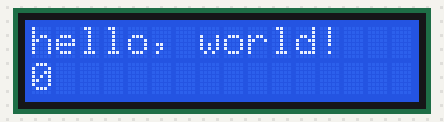
A sketch run on a simulated Arduino Uno, built with avr-gcc and run on an emulated ATmega328P. Parts: 16×2 character LCD.

Above: at 0.1 s.
At 4.1 s:
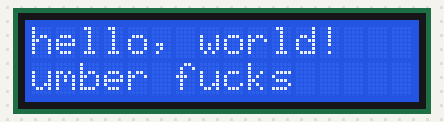
At 9.1 s:
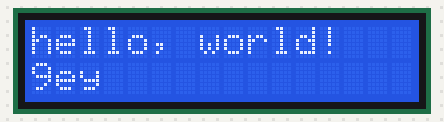
At 19.1 s:
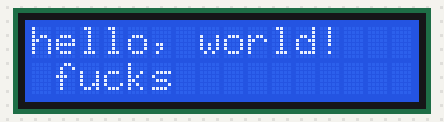
At 28.1 s:
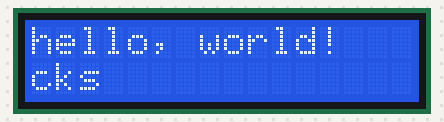
At 38.2 s:
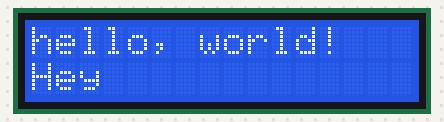

Measured:
- what the display in image 1 shows lasts 1.0 s, from 4.1 s to 5.1 s

The sketch:

LCD_display_ex_8.ino
```cpp
#include <LiquidCrystal.h>

LiquidCrystal lcd(12, 11, 5, 4, 3, 2);

int fucks = 0;

void setup() {
  // put your setup code here, to run once:
  lcd.begin(16,2);

  lcd.print("hello, world!");
}

void loop() {
  // put your main code here, to run repeatedly:
  lcd.setCursor(0,1);

  lcd.print(millis() / 1000);

  delay(1000);

  lcd.setCursor(0,1);

  lcd.print("Number fucks " + fucks);
  fucks++;

  delay(1000);

  lcd.setCursor(0,1);

  lcd.print("Hey         ");

  delay(1000);
}
```
